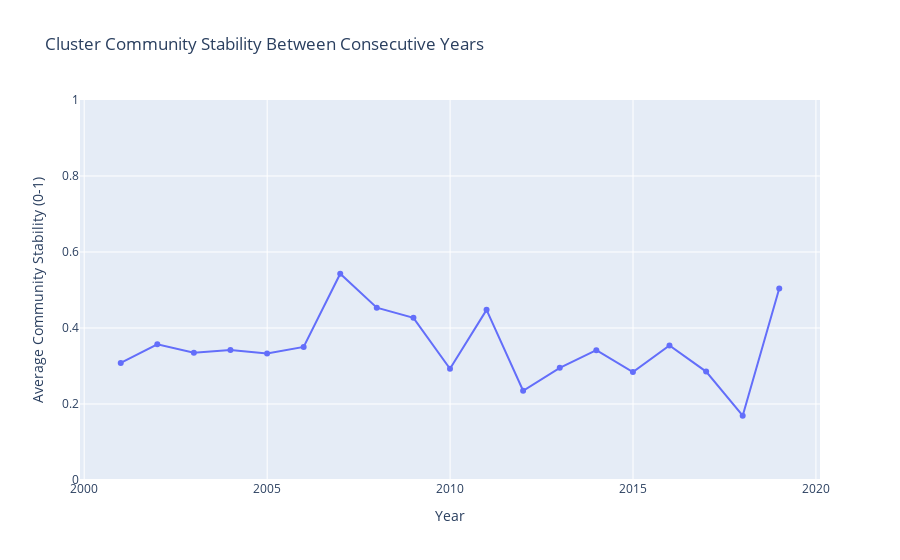
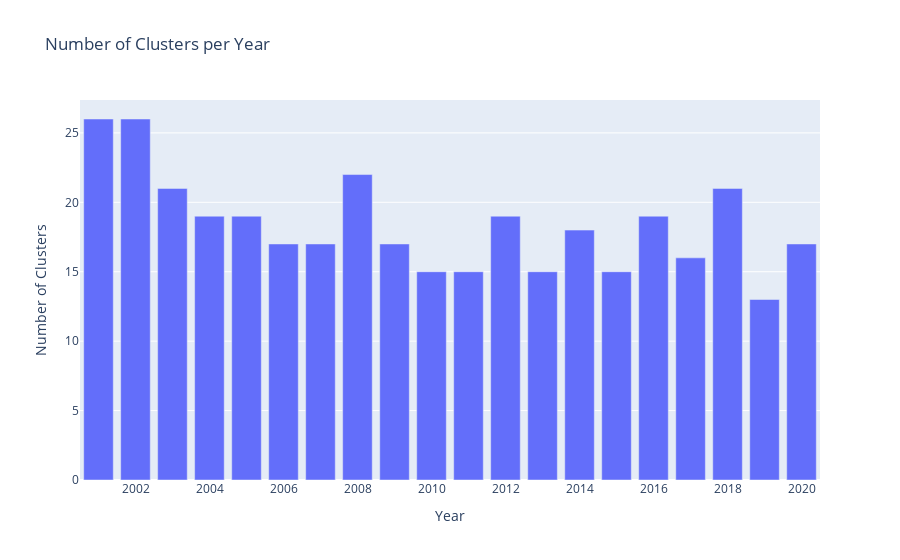

Notebook cell for these charts, in order:
### Markdown cell above
# Enhanced Cluster Community Stability Analysis

While the previous analysis tracks the numerical changes in cluster assignments, it doesn't capture whether countries stay together as a "community" over time. Below, we analyze the stability of country groupings regardless of the cluster number assigned.

### Code cell
def analyze_cluster_community_stability(data_pca_df):
    years = sorted(data_pca_df['Year'].unique())
    countries = data_pca_df['Country Name'].unique()
    
    # Dictionary to store cluster compositions for each year
    cluster_compositions = {}
    
    # Build cluster membership by year
    for year in years:
        year_data = data_pca_df[data_pca_df['Year'] == year]
        clusters = {}
        for cluster_id in sorted(year_data['Cluster'].unique()):
            if cluster_id == -1:  # Skip outliers
                continue
            cluster_countries = set(year_data[year_data['Cluster'] == cluster_id]['Country Name'])
            if len(cluster_countries) >= 3:  # Only consider clusters with at least 3 countries
                clusters[int(cluster_id)] = cluster_countries
        cluster_compositions[year] = clusters
    
    # Calculate Jaccard similarity between consecutive years' clusters
    def jaccard_similarity(set1, set2):
        if not set1 or not set2:
            return 0
        intersection = len(set1.intersection(set2))
        union = len(set1.union(set2))
        return intersection / union if union > 0 else 0
    
    # For each year pair, find the best matching clusters
    community_stability = []
    for i in range(len(years)-1):
        year1, year2 = years[i], years[i+1]
        clusters1 = cluster_compositions[year1]
        clusters2 = cluster_compositions[year2]
        
        if not clusters1 or not clusters2:
            continue
            
        # Track matched clusters to avoid double-matching
        matched_clusters2 = set()
        total_similarity = 0
        match_count = 0
        cluster_matches = []
        
        # For each cluster in year1, find best match in year2
        for c1_id, c1_countries in clusters1.items():
            best_similarity = 0
            best_match = None
            
            for c2_id, c2_countries in clusters2.items():
                if c2_id in matched_clusters2:
                    continue
                    
                similarity = jaccard_similarity(c1_countries, c2_countries)
                if similarity > best_similarity:
                    best_similarity = similarity
                    best_match = c2_id
            
            if best_match is not None and best_similarity >= 0.3:  # Threshold for considering a match
                matched_clusters2.add(best_match)
                total_similarity += best_similarity
                match_count += 1
                cluster_matches.append((c1_id, best_match, best_similarity, len(clusters1[c1_id])))
        
        # Calculate average stability between these two years
        avg_stability = total_similarity / len(clusters1) if clusters1 else 0
        community_stability.append((year1, year2, avg_stability, match_count, len(clusters1), len(clusters2)))
        
        # Print detailed matching information for significant changes
        if avg_stability < 0.5:  # Highlight years with low stability
            print(f"\nLow stability between {year1} and {year2} (avg: {avg_stability:.2f})")
            for c1_id, c2_id, sim, size in sorted(cluster_matches, key=lambda x: x[2]):
                print(f"  Cluster {c1_id} → {c2_id}: similarity {sim:.2f} (size: {size})")
    
    # Create DataFrame for visualization
    stability_df = pd.DataFrame(community_stability, columns=[
        'Year1', 'Year2', 'Community_Stability', 'Matches', 'Clusters_Year1', 'Clusters_Year2'
    ])
    
    # Plot community stability over time
    fig = px.line(stability_df, x='Year1', y='Community_Stability', markers=True,
                 title='Cluster Community Stability Between Consecutive Years')
    fig.update_layout(xaxis_title='Year', yaxis_title='Average Community Stability (0-1)',
                     yaxis=dict(range=[0, 1]))
    fig.show()
    
    # Plot cluster count over time
    cluster_counts = pd.DataFrame({
        'Year': years,
        'Cluster Count': [len(cluster_compositions[year]) for year in years]
    })
    fig = px.bar(cluster_counts, x='Year', y='Cluster Count',
                title='Number of Clusters per Year')
    fig.update_layout(xaxis_title='Year', yaxis_title='Number of Clusters')
    fig.show()
    
    # Create a consistency score for each country
    country_consistency = {country: 0 for country in countries}
    country_transitions = {country: [] for country in countries}
    
    # Track which community each country belongs to over time
    country_communities = {country: {} for country in countries}
    
    # First, identify the community for each country in each year
    for year in years:
        year_data = data_pca_df[data_pca_df['Year'] == year]
        for _, row in year_data.iterrows():
            country = row['Country Name']
            cluster = row['Cluster']
            if cluster != -1:  # Ignore outliers
                country_communities[country][year] = cluster
                if country_transitions[country] and country_transitions[country][-1][1] != cluster:
                    country_transitions[country].append((year, cluster))
                elif not country_transitions[country]:
                    country_transitions[country].append((year, cluster))
    
    # Calculate consistency: how often a country stays with the same set of neighbors
    country_consistency_scores = []
    for country in countries:
        years_present = len(country_communities[country])
        if years_present <= 1:
            continue  # Skip countries with insufficient data
            
        # Look at each consecutive year pair
        consistency_count = 0
        total_comparisons = 0
        
        for i in range(len(years)-1):
            year1, year2 = years[i], years[i+1]
            if year1 not in country_communities[country] or year2 not in country_communities[country]:
                continue
                
            # Get other countries in the same cluster in both years
            cluster1 = country_communities[country][year1]
            cluster2 = country_communities[country][year2]
            countries1 = set(year_data[year_data['Cluster'] == cluster1]['Country Name'])
            countries2 = set(year_data[year_data['Cluster'] == cluster2]['Country Name'])
            
            # Calculate consistency: what fraction of neighbors stayed together
            common_neighbors = len(countries1.intersection(countries2)) - 1  # exclude self
            all_neighbors = len(countries1.union(countries2)) - 1  # exclude self
            if all_neighbors > 0:
                consistency = common_neighbors / all_neighbors
                consistency_count += consistency
                total_comparisons += 1
        
        # Calculate average consistency score
        avg_consistency = consistency_count / total_comparisons if total_comparisons > 0 else 0
        num_transitions = len(country_transitions[country]) - 1 if country_transitions[country] else 0
        country_consistency_scores.append((country, avg_consistency, num_transitions, years_present))
    
    # Create DataFrame and display top and bottom countries by consistency
    consistency_df = pd.DataFrame(country_consistency_scores, 
                                columns=['Country', 'Consistency_Score', 'Transitions', 'Years_Present'])
    consistency_df = consistency_df.sort_values('Consistency_Score', ascending=False)
    
    print("\nCountries with the most stable cluster communities:")
    display(consistency_df.head(15))
    
    print("\nCountries with the least stable cluster communities:")
    display(consistency_df.tail(15))
    
    return stability_df, consistency_df

# Run the enhanced cluster stability analysis
community_stability, country_consistency = analyze_cluster_community_stability(data_pca_df)

### Figure 1 — Plotly figure (JSON) as saved in the notebook; plotly's stock layout.template omitted (floating-point values rounded to 4 significant figures)
{"data": [{"hovertemplate": "Year1=%{x}<br>Community_Stability=%{y}<extra></extra>", "legendgroup": "", "line": {"color": "#636efa", "dash": "solid"}, "marker": {"symbol": "circle"}, "mode": "markers+lines", "name": "", "orientation": "v", "showlegend": false, "type": "scatter", "x": ["2000-12-31", "2001-12-31", "2002-12-31", "2003-12-31", "2004-12-31", "2005-12-31", "2006-12-31", "2007-12-31", "2008-12-31", "2009-12-31", "2010-12-31", "2011-12-31", "2012-12-31", "2013-12-31", "2014-12-31", "2015-12-31", "2016-12-31", "2017-12-31", "2018-12-31"], "xaxis": "x", "y": [0.3081, 0.357, 0.3347, 0.3421, 0.3331, 0.3501, 0.5428, 0.4534, 0.4268, 0.2926, 0.4478, 0.2348, 0.2953, 0.3416, 0.2839, 0.3539, 0.2853, 0.1692, 0.5039], "yaxis": "y"}], "layout": {"legend": {"tracegroupgap": 0}, "title": {"text": "Cluster Community Stability Between Consecutive Years"}, "xaxis": {"anchor": "y", "domain": [0, 1], "title": {"text": "Year"}}, "yaxis": {"anchor": "x", "domain": [0, 1], "range": [0, 1], "title": {"text": "Average Community Stability (0-1)"}}}}

### Figure 2 — Plotly figure (JSON) as saved in the notebook; plotly's stock layout.template omitted (floating-point values rounded to 4 significant figures)
{"data": [{"alignmentgroup": "True", "hovertemplate": "Year=%{x}<br>Cluster Count=%{y}<extra></extra>", "legendgroup": "", "marker": {"color": "#636efa", "pattern": {"shape": ""}}, "name": "", "offsetgroup": "", "orientation": "v", "showlegend": false, "textposition": "auto", "type": "bar", "x": ["2000-12-31", "2001-12-31", "2002-12-31", "2003-12-31", "2004-12-31", "2005-12-31", "2006-12-31", "2007-12-31", "2008-12-31", "2009-12-31", "2010-12-31", "2011-12-31", "2012-12-31", "2013-12-31", "2014-12-31", "2015-12-31", "2016-12-31", "2017-12-31", "2018-12-31", "2019-12-31"], "xaxis": "x", "y": [26, 26, 21, 19, 19, 17, 17, 22, 17, 15, 15, 19, 15, 18, 15, 19, 16, 21, 13, 17], "yaxis": "y"}], "layout": {"barmode": "relative", "legend": {"tracegroupgap": 0}, "title": {"text": "Number of Clusters per Year"}, "xaxis": {"anchor": "y", "domain": [0, 1], "title": {"text": "Year"}}, "yaxis": {"anchor": "x", "domain": [0, 1], "title": {"text": "Number of Clusters"}}}}
